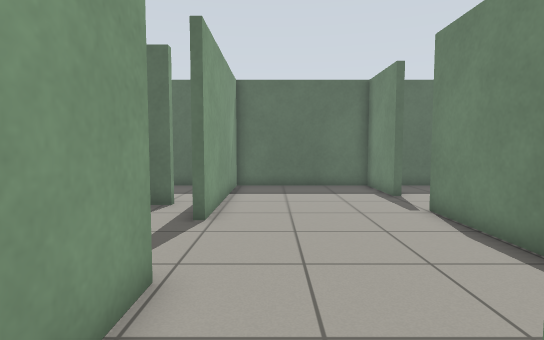
View 1 (above)

16 first-person views from a walk through a world built for the Gazebo simulator. The camera is 0.92 m above the floor, tilts 4° down and sees 80° across. The floor is counted in squares, 0.5 m on a side. Each view is taken from the middle of a square. On the plan, view 1 faces up. The plan holds only what a view shows up to about 17 squares ahead; the rest is blank.

View 2
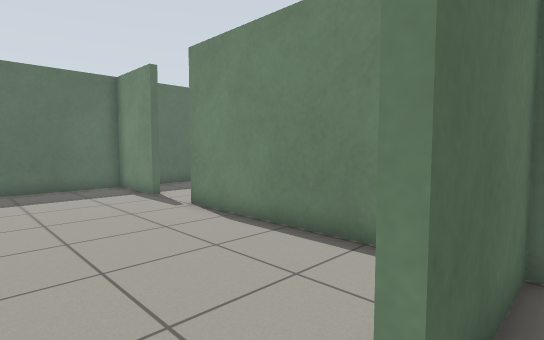

View 3
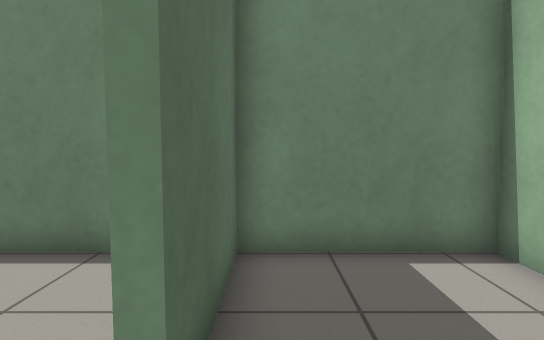

View 4
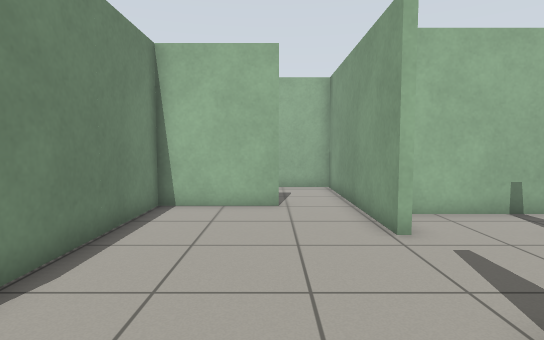

View 5
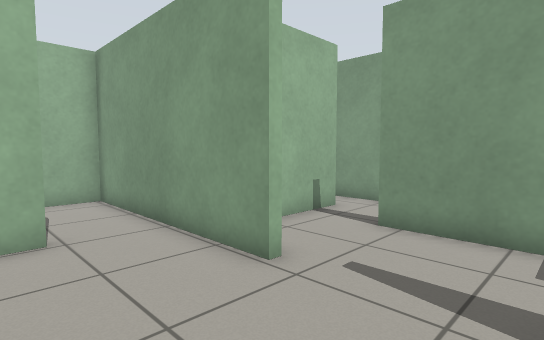

View 6
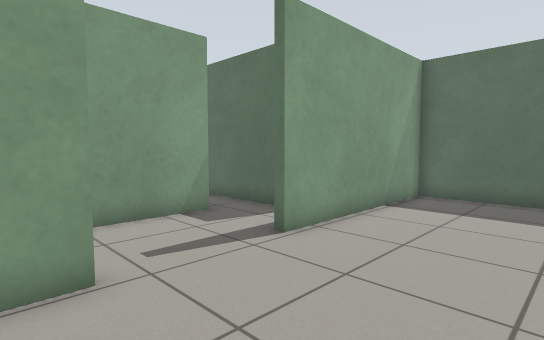

View 7
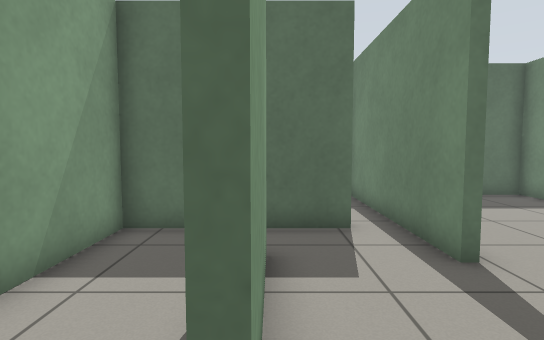

View 8
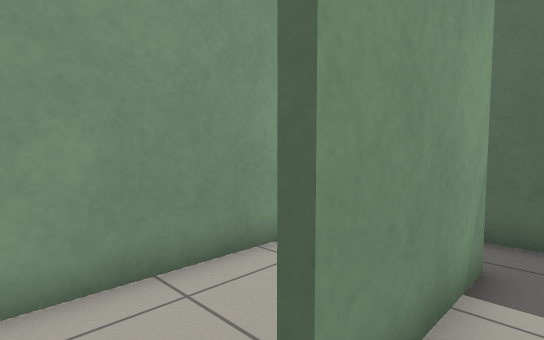

View 9
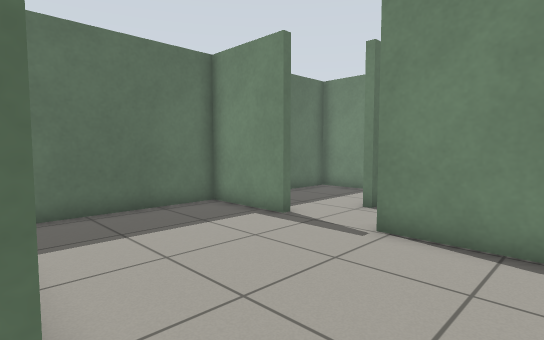

View 10
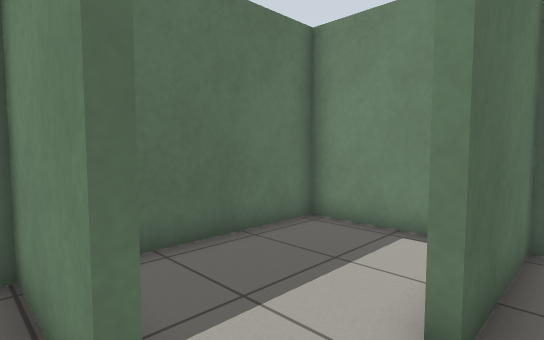

View 11
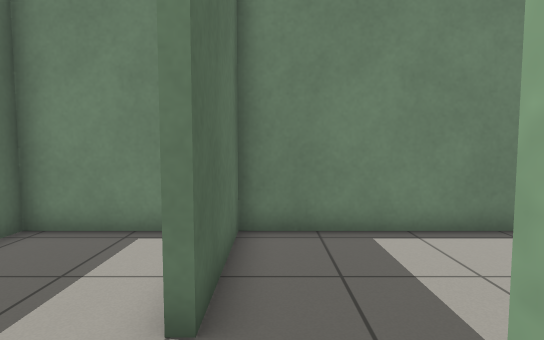

View 12
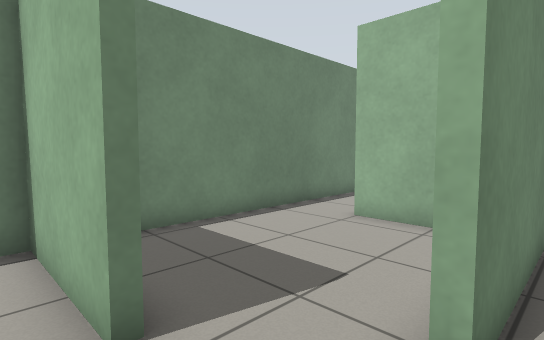

View 13
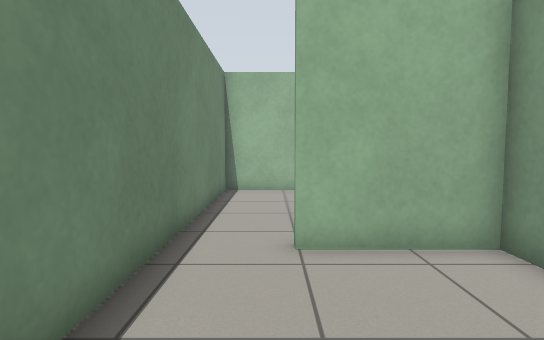

View 14
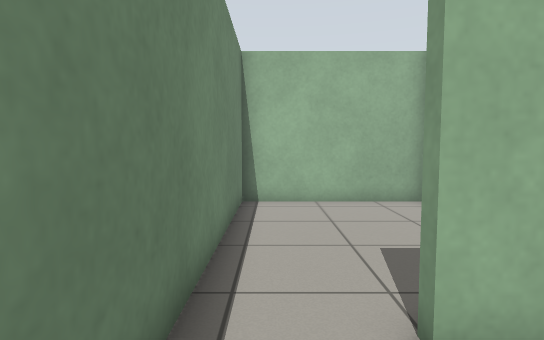

View 15
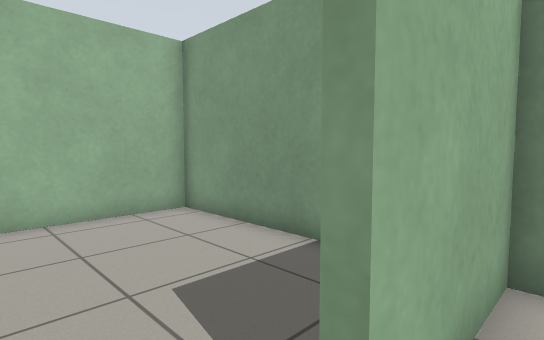

View 16
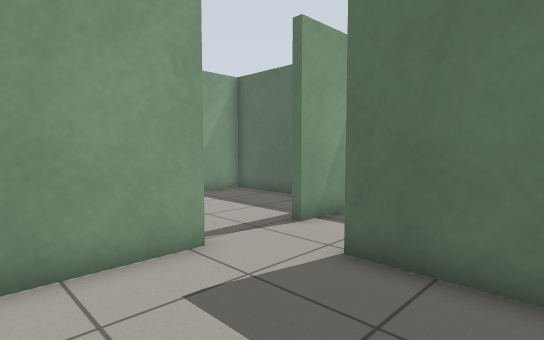

### Floor plan
Ten units are one square. View 1 is at (0, 0); x grows to the right and y downward. Boxes are objects, and circles mark ways between rooms. Rooms are numbered by the first view taken in them; rooms with no view inside come last. Other rooms are left out.
<svg viewBox="-89 -160 204 204">
<path fill="none" stroke="#000" d="M-16 -15 -16 39 8 39M35 39 46 39 46 -6 8 -6 8 -9M49 -121 46 -121 46 -155 -16 -155 -16 -80M-16 -44 -16 -15M8 -9 46 -9 46 -93 49 -93M-51 -85 -51 -44 -55 -44M-68 -22 -29 -22M-20 -80 -20 -152M-31 -103 -84 -103 -84 -25M49 -93 49 -43 86 -43M110 -45 110 -107 70 -107 70 -110M49 -12 49 39 110 39 110 -45M86 -43 86 -39M49 -142 49 -121M70 -110 110 -110 110 -155 61 -155"/>
<circle cx="-5" cy="-10" r="3" fill="#2a7"/>
<circle cx="-20" cy="-65" r="3" fill="#2a7"/>
<circle cx="50" cy="-110" r="3" fill="#2a7"/>
<circle cx="95" cy="-40" r="3" fill="#2a7"/>
<circle cx="65" cy="-125" r="3" fill="#2a7"/>
<text x="10" y="10">1</text>
<text x="20" y="-90">2</text>
<text x="-60" y="-60">3</text>
<text x="80" y="-80">4</text>
<text x="80" y="0">5</text>
<text x="80" y="-140">6</text>
</svg>
Room 1 opens to room 2. Room 2 opens to room 3. Room 2 opens to room 4. Room 4 opens to room 5. Room 4 opens to room 6.

Where each view was taken, in squares from view 1:
view 1: 0 up, 0 right, facing up
view 2: 0 up, 1 left, facing up-right
view 3: 0 up, 1 left, facing right
view 4: 11 up, 1 right, facing down
view 5: 8 up, 2 right, facing down-left
view 6: 3 up, 3 right, facing up-left
view 7: 3 up, 5 left, facing up
view 8: 3 up, 4 left, facing up-left
view 9: 6 up, 2 left, facing up-right
view 10: 10 up, 4 right, facing up-right
view 11: 10 up, 4 right, facing right
view 12: 12 up, 4 right, facing down-right
view 13: 10 up, 9 right, facing down
view 14: 7 up, 10 right, facing down
view 15: 5 up, 10 right, facing down-left
view 16: 6 up, 10 right, facing up-left
